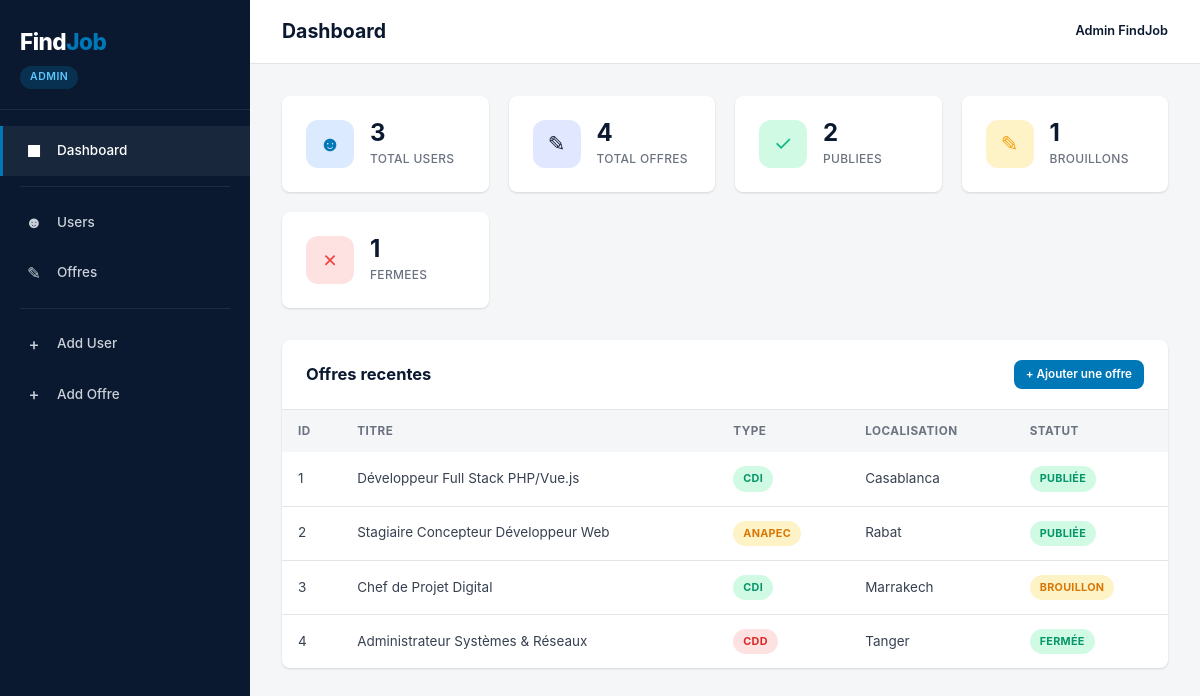
Page /dashboard.php on the committed database.
### tables this page shows
CREATE TABLE offres (
    id_offre INT AUTO_INCREMENT PRIMARY KEY,
    id_user INT NOT NULL,
    titre VARCHAR(255) NOT NULL,
    description TEXT NOT NULL,
    salaire DECIMAL(10, 2),
    type_contrat ENUM('CDI', 'Anapec', 'CDD') NOT NULL,
    localisation VARCHAR(255) NOT NULL,
    date_creation DATETIME NOT NULL DEFAULT CURRENT_TIMESTAMP,
    date_publication DATETIME,
    date_expiration DATETIME,
    statut_offre ENUM('Brouillon', 'Publiée', 'Fermée') NOT NULL DEFAULT 'Publiée',
    CONSTRAINT fk_offre_user
        FOREIGN KEY (id_user)
        REFERENCES users(id_user)
        ON DELETE CASCADE
        ON UPDATE CASCADE
);

### dashboard.php (the view, shortened to what this page needs)
<?php
require_once __DIR__ . '/config/database.php';
$total_users = $pdo->query("SELECT COUNT(*) FROM users")->fetchColumn();
$total_offres = $pdo->query("SELECT COUNT(*) FROM offres")->fetchColumn();
$publiees = $pdo->query("SELECT COUNT(*) FROM offres WHERE statut_offre = 'Publiée'")->fetchColumn();
$brouillons = $pdo->query("SELECT COUNT(*) FROM offres WHERE statut_offre = 'Brouillon'")->fetchColumn();
$fermees = $pdo->query("SELECT COUNT(*) FROM offres WHERE statut_offre = 'Fermée'")->fetchColumn();
require_once __DIR__ . '/includes/header.php';
require_once __DIR__ . '/includes/sidebar.php';
?>
<div class="main-content">
    <header class="top-header">
        <h1>Dashboard</h1>
        <div class="header-right">
            <span class="admin-name">Admin FindJob</span>
        </div>
    </header>
    <div class="page-content">
        <div class="stats-grid">
            <div class="stat-card">
                <div class="stat-icon blue">&#9787;</div>
                <div class="stat-info">
                    <div class="stat-number"><?php echo $total_users; ?></div>
                    <div class="stat-label">Total Users</div>
                </div>
            </div>
            <div class="stat-card">
                <div class="stat-icon navy">&#9998;</div>
                <div class="stat-info">
                    <div class="stat-number"><?php echo $total_offres; ?></div>
                    <div class="stat-label">Total Offres</div>
                </div>
            </div>
            <div class="stat-card">
                <div class="stat-icon green">&#10003;</div>
                <div class="stat-info">
                    <div class="stat-number"><?php echo $publiees; ?></div>
                    <div class="stat-label">Publiees</div>
                </div>
            </div>
            <div class="stat-card">
                <div class="stat-icon orange">&#9998;</div>
                <div class="stat-info">
                    <div class="stat-number"><?php echo $brouillons; ?></div>
                    <div class="stat-label">Brouillons</div>
                </div>
            </div>
            <div class="stat-card">
                <div class="stat-icon red">&#10007;</div>
                <div class="stat-info">
                    <div class="stat-number"><?php echo $fermees; ?></div>
                    <div class="stat-label">Fermees</div>
                </div>
            </div>
        </div>
        <div class="content-card">
            <div class="content-card-header">
                <h2>Offres recentes</h2>
                <a href="offres/create.php" class="btn btn-primary btn-sm">+ Ajouter une offre</a>
            </div>
            <div class="table-wrapper">
                <table>
                    <thead>
                        <tr>
                            <th>ID</th>
                            <th>Titre</th>
                            <th>Type</th>
                            <th>Localisation</th>
                            <th>Statut</th>
                        </tr>
                    </thead>
                    <tbody>
                        <?php
                        $stmt = $pdo->query("SELECT * FROM offres ORDER BY date_creation DESC LIMIT 5");
                        $offres = $stmt->fetchAll();
                        if (count($offres) > 0):
                            foreach ($offres as $offre):
                                $badge_class = 'badge-publiee';
                                if ($offre['statut_offre'] === 'Brouillon') $badge_class = 'badge-brouillon';
                        ?>
                        <tr>
                            <td><?php echo $offre['id_offre']; ?></td>
                            <td><?php echo htmlspecialchars($offre['titre']); ?></td>
                            <td><span class="badge badge-<?php echo strtolower($offre['type_contrat']); ?>"><?php echo $offre['type_contrat']; ?></span></td>
                            <td><?php echo htmlspecialchars($offre['localisation']); ?></td>
                            <td><span class="badge <?php echo $badge_class; ?>"><?php echo $offre['statut_offre']; ?></span></td>
                        </tr>
                        <?php
                            endforeach;
                        else:
                        ?>
                        <tr>
                            <td colspan="5" class="empty-state"><p>Aucune offre pour le moment.</p></td>
                        </tr>
                        <?php endif; ?>
                    </tbody>
                </table>
            </div>
        </div>
    </div>
</div>
<?php require_once __DIR__ . '/includes/footer.php'; ?>

### assets/css/style.css (style rules this page uses)
*, *::before, *::after { margin: 0; padding: 0; box-sizing: border-box; }
:root { --navy: #0a192f; --navy-light: #112240; --blue: #0077b6; --blue-hover: #005f8a; --blue-light: #e8f4f8; --white: #ffffff; --gray-100: #f4f6f8; --gray-200: #e1e5ea; --gray-300: #c9d1d9; --gray-500: #6b7280; --gray-700: #374151; --green: #10b981; --orange: #f59e0b; --red: #ef4444; --radius: 8px; --shadow: 0 1px 3px rgba(0,0,0,0.08), 0 1px 2px rgba(0,0,0,0.06); --shadow-md: 0 4px 6px rgba(0,0,0,0.07), 0 2px 4px rgba(0,0,0,0.06); --transition: 0.2s ease; }
html { font-size: 15px; }
body { font-family: -apple-system, BlinkMacSystemFont, "Segoe UI", Roboto, "Helvetica Neue", Arial, sans-serif; background: var(--gray-100); color: var(--gray-700); line-height: 1.6; min-height: 100vh; }
a { text-decoration: none; color: var(--blue); }
.main-content { flex: 1; margin-left: 250px; display: flex; flex-direction: column; min-height: 100vh; }
.top-header { background: var(--white); border-bottom: 1px solid var(--gray-200); padding: 16px 32px; display: flex; align-items: center; justify-content: space-between; position: sticky; top: 0; z-index: 500; }
.top-header h1 { font-size: 1.3rem; font-weight: 700; color: var(--navy); }
.header-right { display: flex; align-items: center; gap: 12px; font-size: 0.85rem; color: var(--gray-500); }
.header-right .admin-name { font-weight: 600; color: var(--navy); }
.page-content { padding: 32px; flex: 1; }
.stats-grid { display: grid; grid-template-columns: repeat(auto-fit, minmax(190px, 1fr)); gap: 20px; margin-bottom: 32px; }
.stat-card { background: var(--white); border-radius: var(--radius); padding: 24px; box-shadow: var(--shadow); display: flex; align-items: center; gap: 16px; transition: box-shadow var(--transition); }
.stat-icon { width: 48px; height: 48px; border-radius: 12px; display: flex; align-items: center; justify-content: center; font-size: 1.4rem; flex-shrink: 0; }
.stat-icon.blue { background: #dbeafe; color: var(--blue); }
.stat-icon.green { background: #d1fae5; color: var(--green); }
.stat-icon.orange { background: #fef3c7; color: var(--orange); }
.stat-icon.red { background: #fee2e2; color: var(--red); }
.stat-icon.navy { background: #e0e7ff; color: var(--navy); }
.stat-info .stat-number { font-size: 1.6rem; font-weight: 700; color: var(--navy); line-height: 1; }
.stat-info .stat-label { font-size: 0.8rem; color: var(--gray-500); margin-top: 4px; text-transform: uppercase; letter-spacing: 0.3px; font-weight: 500; }
.content-card { background: var(--white); border-radius: var(--radius); box-shadow: var(--shadow); overflow: hidden; }
.content-card-header { padding: 20px 24px; border-bottom: 1px solid var(--gray-200); display: flex; align-items: center; justify-content: space-between; flex-wrap: wrap; gap: 12px; }
.content-card-header h2 { font-size: 1.1rem; font-weight: 700; color: var(--navy); }
.btn { display: inline-flex; align-items: center; gap: 6px; padding: 9px 18px; border-radius: var(--radius); font-size: 0.85rem; font-weight: 600; border: none; cursor: pointer; transition: all var(--transition); text-decoration: none; line-height: 1.4; }
.btn-primary { background: var(--blue); color: var(--white); }
.btn-sm { padding: 6px 12px; font-size: 0.78rem; }
.table-wrapper { overflow-x: auto; }
table { width: 100%; border-collapse: collapse; }
thead th { background: var(--gray-100); padding: 12px 16px; text-align: left; font-size: 0.78rem; font-weight: 700; color: var(--gray-500); text-transform: uppercase; letter-spacing: 0.5px; white-space: nowrap; }
tbody td { padding: 14px 16px; border-bottom: 1px solid var(--gray-200); font-size: 0.9rem; color: var(--gray-700); vertical-align: middle; }
tbody tr:last-child td { border-bottom: none; }
.badge { display: inline-block; padding: 4px 10px; border-radius: 20px; font-size: 0.72rem; font-weight: 700; text-transform: uppercase; letter-spacing: 0.3px; }
.badge-cdi { background: #d1fae5; color: #059669; }
.badge-anapec { background: #fef3c7; color: #d97706; }
.badge-cdd { background: #fee2e2; color: #dc2626; }
.badge-publiee { background: #d1fae5; color: #059669; }
.badge-brouillon { background: #fef3c7; color: #d97706; }

### rows in the picture
offres: id_offre "1", titre "Développeur Full Stack PHP/Vue.js", type_contrat "CDI", localisation "Casablanca", statut_offre "PUBLIÉE"
offres: id_offre "2", titre "Stagiaire Concepteur Développeur Web", type_contrat "ANAPEC", localisation "Rabat", statut_offre "PUBLIÉE"
offres: id_offre "3", titre "Chef de Projet Digital", type_contrat "CDI", localisation "Marrakech", statut_offre "BROUILLON"
offres: id_offre "4", titre "Administrateur Systèmes & Réseaux", type_contrat "CDD", localisation "Tanger", statut_offre "FERMÉE"

### other values in the picture
$total_users "3"
$total_offres "4"
$publiees "2"
$brouillons "1"
$fermees "1"
